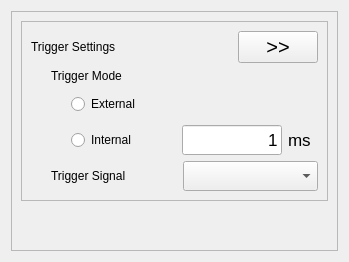
          <widget class="QWidget" name="tab_Trigger">
           <attribute name="title">
            <string>Trigger</string>
           </attribute>
           <layout class="QVBoxLayout" name="verticalLayout_20">
            <item>
             <widget class="QFrame" name="frame_10">
              <property name="frameShape">
               <enum>QFrame::StyledPanel</enum>
              </property>
              <property name="frameShadow">
               <enum>QFrame::Raised</enum>
              </property>
              <layout class="QVBoxLayout" name="verticalLayout_21">
               <item>
                <widget class="QFrame" name="frame_11">
                 <property name="frameShape">
                  <enum>QFrame::StyledPanel</enum>
                 </property>
                 <property name="frameShadow">
                  <enum>QFrame::Raised</enum>
                 </property>
                 <layout class="QVBoxLayout" name="verticalLayout_23">
                  <item>
                   <layout class="QVBoxLayout" name="verticalLayout_22">
                    <item>
                     <layout class="QHBoxLayout" name="horizontalLayout_26">
                      <item>
                       <widget class="QLabel" name="label_12">
                        <property name="sizePolicy">
                         <sizepolicy hsizetype="Preferred" vsizetype="Fixed">
                          <horstretch>0</horstretch>
                          <verstretch>0</verstretch>
                         </sizepolicy>
                        </property>
                        <property name="minimumSize">
                         <size>
                          <width>0</width>
                          <height>30</height>
                         </size>
                        </property>
                        <property name="maximumSize">
                         <size>
                          <width>16777215</width>
                          <height>30</height>
                         </size>
                        </property>
                        <property name="styleSheet">
                         <string notr="true">font: 15pt &quot;Ubuntu&quot;;</string>
                        </property>
                        <property name="text">
                         <string>Trigger Settings</string>
                        </property>
                       </widget>
                      </item>
                      <item>
                       <spacer name="horizontalSpacer_15">
                        <property name="orientation">
                         <enum>Qt::Horizontal</enum>
                        </property>
                        <property name="sizeHint" stdset="0">
                         <size>
                          <width>30</width>
                          <height>30</height>
                         </size>
                        </property>
                       </spacer>
                      </item>
                      <item>
                       <widget class="QPushButton" name="btn_settingTriggerExtend">
                        <property name="minimumSize">
                         <size>
                          <width>50</width>
                          <height>30</height>
                         </size>
                        </property>
                        <property name="sizeIncrement">
                         <size>
                          <width>80</width>
                          <height>30</height>
                         </size>
                        </property>
                        <property name="font">
                         <font>
                          <pointsize>15</pointsize>
                         </font>
                        </property>
                        <property name="text">
                         <string>&gt;&gt;</string>
                        </property>
                       </widget>
                      </item>
                     </layout>
                    </item>
                    <item>
                     <layout class="QVBoxLayout" name="verticalLayout_24">
                      <item>
                       <layout class="QHBoxLayout" name="horizontalLayout_30">
                        <property name="leftMargin">
                         <number>20</number>
                        </property>
                        <item>
                         <widget class="QLabel" name="label_13">
                          <property name="styleSheet">
                           <string notr="true">font: 13pt &quot;Ubuntu&quot;;</string>
                          </property>
                          <property name="text">
                           <string>Trigger Mode</string>
                          </property>
                         </widget>
                        </item>
                       </layout>
                      </item>
                      <item>
                       <layout class="QHBoxLayout" name="horizontalLayout_29">
                        <property name="leftMargin">
                         <number>40</number>
                        </property>
                        <item>
                         <widget class="QRadioButton" name="rbtn_TriggerModeExternal">
                          <property name="minimumSize">
                           <size>
                            <width>0</width>
                            <height>30</height>
                           </size>
                          </property>
                          <property name="styleSheet">
                           <string notr="true">font: 13pt &quot;Ubuntu&quot;;</string>
                          </property>
                          <property name="text">
                           <string>External</string>
                          </property>
                         </widget>
                        </item>
                       </layout>
                      </item>
                      <item>
                       <layout class="QHBoxLayout" name="horizontalLayout_28">
                        <property name="leftMargin">
                         <number>40</number>
                        </property>
                        <item>
                         <widget class="QRadioButton" name="rbtn_TriggerModeInternal">
                          <property name="minimumSize">
                           <size>
                            <width>0</width>
                            <height>30</height>
                           </size>
                          </property>
                          <property name="styleSheet">
                           <string notr="true">font: 13pt &quot;Ubuntu&quot;;</string>
                          </property>
                          <property name="text">
                           <string>Internal</string>
                          </property>
                         </widget>
                        </item>
                        <item>
                         <spacer name="horizontalSpacer_16">
                          <property name="orientation">
                           <enum>Qt::Horizontal</enum>
                          </property>
                          <property name="sizeHint" stdset="0">
                           <size>
                            <width>40</width>
                            <height>30</height>
                           </size>
                          </property>
                         </spacer>
                        </item>
                        <item>
                         <widget class="QLineEdit" name="ledit_TimeTriggerModeInternal">
                          <property name="minimumSize">
                           <size>
                            <width>100</width>
                            <height>30</height>
                           </size>
                          </property>
                          <property name="maximumSize">
                           <size>
                            <width>100</width>
                            <height>30</height>
                           </size>
                          </property>
                          <property name="font">
                           <font>
                            <pointsize>13</pointsize>
                           </font>
                          </property>
                          <property name="text">
                           <string>1</string>
                          </property>
                          <property name="alignment">
                           <set>Qt::AlignRight|Qt::AlignTrailing|Qt::AlignVCenter</set>
                          </property>
                         </widget>
                        </item>
                        <item>
                         <widget class="QLabel" name="label_14">
                          <property name="sizePolicy">
                           <sizepolicy hsizetype="Preferred" vsizetype="Fixed">
                            <horstretch>0</horstretch>
                            <verstretch>0</verstretch>
                           </sizepolicy>
                          </property>
                          <property name="minimumSize">
                           <size>
                            <width>30</width>
                            <height>30</height>
                           </size>
                          </property>
                          <property name="font">
                           <font>
                            <pointsize>13</pointsize>
                           </font>
                          </property>
                          <property name="text">
                           <string>ms</string>
                          </property>
                         </widget>
                        </item>
                       </layout>
                      </item>
                      <item>
                       <layout class="QHBoxLayout" name="horizontalLayout_27">
                        <property name="leftMargin">
                         <number>20</number>
                        </property>
                        <item>
                         <widget class="QLabel" name="label_15">
                          <property name="styleSheet">
                           <string notr="true">font: 13pt &quot;Ubuntu&quot;;</string>
                          </property>
                          <property name="text">
                           <string>Trigger Signal</string>
                          </property>
                         </widget>
                        </item>
                        <item>
                         <spacer name="horizontalSpacer_17">
                          <property name="orientation">
                           <enum>Qt::Horizontal</enum>
                          </property>
                          <property name="sizeHint" stdset="0">
                           <size>
                            <width>40</width>
                            <height>20</height>
                           </size>
                          </property>
                         </spacer>
                        </item>
                        <item>
                         <widget class="QComboBox" name="combox_TriggerSignal">
                          <property name="minimumSize">
                           <size>
                            <width>135</width>
                            <height>30</height>
                           </size>
                          </property>
                          <property name="font">
                           <font>
                            <pointsize>13</pointsize>
                           </font>
                          </property>
                         </widget>
                        </item>
                       </layout>
                      </item>
                     </layout>
                    </item>
                   </layout>
                  </item>
                 </layout>
                </widget>
               </item>
               <item>
                <spacer name="verticalSpacer_2">
                 <property name="orientation">
                  <enum>Qt::Vertical</enum>
                 </property>
                 <property name="sizeType">
                  <enum>QSizePolicy::Expanding</enum>
                 </property>
                 <property name="sizeHint" stdset="0">
                  <size>
                   <width>20</width>
                   <height>40</height>
                  </size>
                 </property>
                </spacer>
               </item>
              </layout>
             </widget>
            </item>
           </layout>
          </widget>
